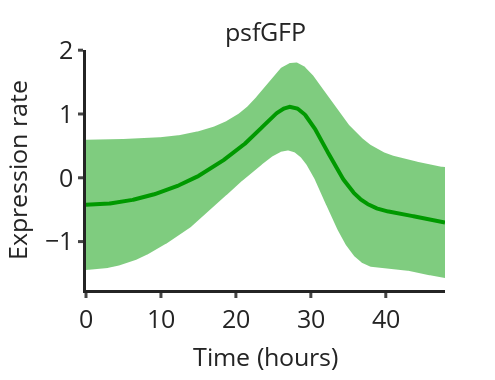

The notebook cell saved with this chart:
### Markdown cell above
Now we can update the layout of the figure, set the line colors, and remove the unnecessary legend.

### Code cell
g = figs['G']
g = layout_print(g, width=3.3/2, aspect=1.3, font_size=6.)
g.update_yaxes(title_text='Expression rate')
g.update_traces(line_color='#009900')
g.update_traces(showlegend=False)
g.show()

### Figure 1 — Plotly figure (JSON) as saved in the notebook; plotly's stock layout.template omitted (floating-point values rounded to 4 significant figures; data arrays with more than 128 entries replaced by an {"elided": "..."} marker saying what was removed)
{"data": [{"legendgroup": "psfGFP", "line": {"color": "#009900", "width": 4}, "marker": {"size": 6}, "mode": "lines", "name": "psfGFP", "showlegend": false, "type": "scatter", "x": {"elided": "480 float values"}, "xaxis": "x", "y": {"elided": "480 float values"}, "yaxis": "y"}, {"fill": "toself", "legendgroup": "psfGFPstd", "line": {"color": "#009900", "width": 0}, "marker": {"size": 6}, "mode": "lines", "name": "+/- std", "showlegend": false, "type": "scatter", "x": {"elided": "960 float values"}, "xaxis": "x", "y": {"elided": "960 float values"}, "yaxis": "y"}], "layout": {"annotations": [{"font": {"size": 25}, "showarrow": false, "text": "psfGFP", "x": 0.5, "xanchor": "center", "xref": "paper", "y": 1, "yanchor": "bottom", "yref": "paper"}], "autosize": false, "font": {"size": 25}, "height": 380.8, "hoverlabel": {"font": {"size": 14.06}}, "margin": {"b": 50, "l": 50, "pad": 0, "r": 50, "t": 50}, "paper_bgcolor": "rgb(255,255,255)", "width": 495, "xaxis": {"anchor": "y", "domain": [0, 1], "hoverformat": ".2e", "linewidth": 3, "tickfont": {"size": 25}, "tickwidth": 3, "title": {"font": {"size": 25}, "text": "Time (hours)"}}, "yaxis": {"anchor": "x", "domain": [0, 1], "hoverformat": ".2e", "linewidth": 3, "tickfont": {"size": 25}, "tickwidth": 3, "title": {"font": {"size": 25}, "text": "Expression rate"}}}}
